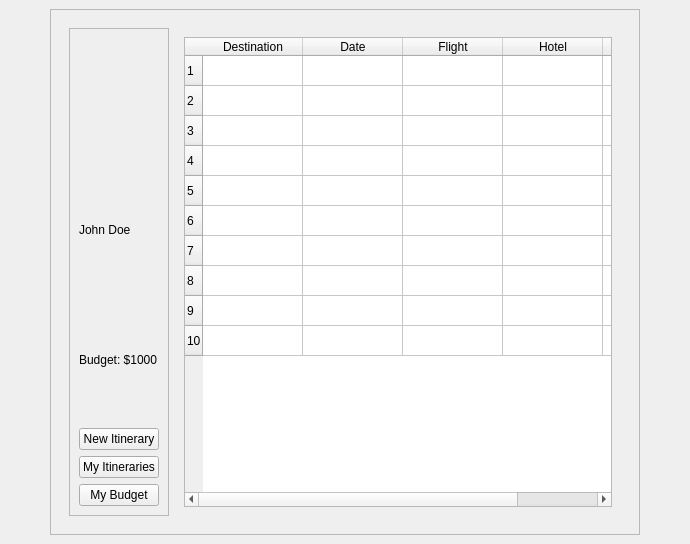
<?xml version="1.0" encoding="UTF-8"?>
<ui version="4.0">
 <class>MainWindow</class>
 <widget class="QMainWindow" name="MainWindow">
  <property name="geometry">
   <rect>
    <x>0</x>
    <y>0</y>
    <width>690</width>
    <height>544</height>
   </rect>
  </property>
  <property name="windowTitle">
   <string>MainWindow</string>
  </property>
  <property name="styleSheet">
   <string notr="true"/>
  </property>
  <widget class="QWidget" name="centralwidget">
   <layout class="QHBoxLayout" name="horizontalLayout">
    <property name="leftMargin">
     <number>50</number>
    </property>
    <property name="rightMargin">
     <number>50</number>
    </property>
    <item>
     <widget class="QFrame" name="frame">
      <property name="mouseTracking">
       <bool>false</bool>
      </property>
      <property name="autoFillBackground">
       <bool>true</bool>
      </property>
      <property name="frameShape">
       <enum>QFrame::StyledPanel</enum>
      </property>
      <property name="frameShadow">
       <enum>QFrame::Raised</enum>
      </property>
      <layout class="QGridLayout" name="gridLayout_3">
       <property name="horizontalSpacing">
        <number>7</number>
       </property>
       <item row="0" column="0">
        <widget class="QStackedWidget" name="stackedWidget">
         <property name="currentIndex">
          <number>4</number>
         </property>
         <widget class="QWidget" name="Home_page">
          <layout class="QHBoxLayout" name="horizontalLayout_5">
           <item>
            <layout class="QHBoxLayout" name="horizontalLayout_4">
             <item>
              <spacer name="horizontalSpacer">
               <property name="orientation">
                <enum>Qt::Horizontal</enum>
               </property>
               <property name="sizeHint" stdset="0">
                <size>
                 <width>40</width>
                 <height>20</height>
                </size>
               </property>
              </spacer>
             </item>
             <item>
              <layout class="QVBoxLayout" name="verticalLayout_2">
               <item>
                <spacer name="verticalSpacer">
                 <property name="orientation">
                  <enum>Qt::Vertical</enum>
                 </property>
                 <property name="sizeHint" stdset="0">
                  <size>
                   <width>20</width>
                   <height>40</height>
                  </size>
                 </property>
                </spacer>
               </item>
               <item>
                <spacer name="verticalSpacer_2">
                 <property name="orientation">
                  <enum>Qt::Vertical</enum>
                 </property>
                 <property name="sizeHint" stdset="0">
                  <size>
                   <width>20</width>
                   <height>40</height>
                  </size>
                 </property>
                </spacer>
               </item>
               <item>
                <spacer name="verticalSpacer_6">
                 <property name="orientation">
                  <enum>Qt::Vertical</enum>
                 </property>
                 <property name="sizeHint" stdset="0">
                  <size>
                   <width>20</width>
                   <height>40</height>
                  </size>
                 </property>
                </spacer>
               </item>
               <item>
                <widget class="QLabel" name="logo">
                 <property name="text">
                  <string/>
                 </property>
                </widget>
               </item>
               <item>
                <spacer name="verticalSpacer_8">
                 <property name="orientation">
                  <enum>Qt::Vertical</enum>
                 </property>
                 <property name="sizeHint" stdset="0">
                  <size>
                   <width>20</width>
                   <height>40</height>
                  </size>
                 </property>
                </spacer>
               </item>
               <item>
                <widget class="QLabel" name="welcome">
                 <property name="font">
                  <font>
                   <family>Segoe UI</family>
                   <pointsize>35</pointsize>
                   <bold>true</bold>
                  </font>
                 </property>
                 <property name="layoutDirection">
                  <enum>Qt::LeftToRight</enum>
                 </property>
                 <property name="autoFillBackground">
                  <bool>false</bool>
                 </property>
                 <property name="styleSheet">
                  <string notr="true"/>
                 </property>
                 <property name="text">
                  <string>Welcome to
Ra7al</string>
                 </property>
                </widget>
               </item>
               <item>
                <spacer name="verticalSpacer_4">
                 <property name="orientation">
                  <enum>Qt::Vertical</enum>
                 </property>
                 <property name="sizeHint" stdset="0">
                  <size>
                   <width>20</width>
                   <height>40</height>
                  </size>
                 </property>
                </spacer>
               </item>
               <item>
                <widget class="QPushButton" name="home_login">
                 <property name="sizePolicy">
                  <sizepolicy hsizetype="Minimum" vsizetype="Fixed">
                   <horstretch>0</horstretch>
                   <verstretch>0</verstretch>
                  </sizepolicy>
                 </property>
                 <property name="minimumSize">
                  <size>
                   <width>0</width>
                   <height>40</height>
                  </size>
                 </property>
                 <property name="styleSheet">
                  <string notr="true"/>
                 </property>
                 <property name="text">
                  <string>Login</string>
                 </property>
                </widget>
               </item>
               <item>
                <widget class="QPushButton" name="home_register">
                 <property name="minimumSize">
                  <size>
                   <width>0</width>
                   <height>40</height>
                  </size>
                 </property>
                 <property name="styleSheet">
                  <string notr="true"/>
                 </property>
                 <property name="text">
                  <string>Register</string>
                 </property>
                </widget>
               </item>
               <item>
                <spacer name="verticalSpacer_9">
                 <property name="orientation">
                  <enum>Qt::Vertical</enum>
                 </property>
                 <property name="sizeHint" stdset="0">
                  <size>
                   <width>20</width>
                   <height>40</height>
                  </size>
                 </property>
                </spacer>
               </item>
               <item>
                <spacer name="verticalSpacer_5">
                 <property name="orientation">
                  <enum>Qt::Vertical</enum>
                 </property>
                 <property name="sizeHint" stdset="0">
                  <size>
                   <width>20</width>
                   <height>40</height>
                  </size>
                 </property>
                </spacer>
               </item>
               <item>
                <spacer name="verticalSpacer_3">
                 <property name="orientation">
                  <enum>Qt::Vertical</enum>
                 </property>
                 <property name="sizeHint" stdset="0">
                  <size>
                   <width>20</width>
                   <height>40</height>
                  </size>
                 </property>
                </spacer>
               </item>
              </layout>
             </item>
             <item>
              <spacer name="horizontalSpacer_2">
               <property name="orientation">
                <enum>Qt::Horizontal</enum>
               </property>
               <property name="sizeHint" stdset="0">
                <size>
                 <width>40</width>
                 <height>20</height>
                </size>
               </property>
              </spacer>
             </item>
            </layout>
           </item>
          </layout>
         </widget>
         <widget class="QWidget" name="Login_page">
          <layout class="QVBoxLayout" name="verticalLayout_4">
           <item>
            <layout class="QGridLayout" name="gridLayout_4">
             <item row="11" column="1" colspan="2">
              <widget class="QLabel" name="Login_msg">
               <property name="styleSheet">
                <string notr="true">opacity: rgba(0, 0, 0, 0.5);</string>
               </property>
               <property name="text">
                <string/>
               </property>
               <property name="textFormat">
                <enum>Qt::AutoText</enum>
               </property>
               <property name="wordWrap">
                <bool>true</bool>
               </property>
              </widget>
             </item>
             <item row="6" column="1">
              <widget class="QLabel" name="Login_Email_Label">
               <property name="font">
                <font>
                 <pointsize>11</pointsize>
                 <bold>false</bold>
                </font>
               </property>
               <property name="text">
                <string>Email</string>
               </property>
              </widget>
             </item>
             <item row="7" column="1" colspan="2">
              <spacer name="verticalSpacer_10">
               <property name="orientation">
                <enum>Qt::Vertical</enum>
               </property>
               <property name="sizeHint" stdset="0">
                <size>
                 <width>20</width>
                 <height>40</height>
                </size>
               </property>
              </spacer>
             </item>
             <item row="4" column="1" colspan="2">
              <widget class="QLabel" name="login_label">
               <property name="font">
                <font>
                 <pointsize>32</pointsize>
                 <bold>true</bold>
                 <stylestrategy>PreferDefault</stylestrategy>
                 <hintingpreference>PreferFullHinting</hintingpreference>
                </font>
               </property>
               <property name="mouseTracking">
                <bool>false</bool>
               </property>
               <property name="text">
                <string>Login</string>
               </property>
              </widget>
             </item>
             <item row="9" column="1" colspan="2">
              <spacer name="verticalSpacer_16">
               <property name="orientation">
                <enum>Qt::Vertical</enum>
               </property>
               <property name="sizeHint" stdset="0">
                <size>
                 <width>20</width>
                 <height>40</height>
                </size>
               </property>
              </spacer>
             </item>
             <item row="1" column="0">
              <widget class="QPushButton" name="back_button_1">
               <property name="maximumSize">
                <size>
                 <width>35</width>
                 <height>35</height>
                </size>
               </property>
               <property name="text">
                <string/>
               </property>
              </widget>
             </item>
             <item row="13" column="1" colspan="2">
              <spacer name="verticalSpacer_11">
               <property name="orientation">
                <enum>Qt::Vertical</enum>
               </property>
               <property name="sizeHint" stdset="0">
                <size>
                 <width>20</width>
                 <height>40</height>
                </size>
               </property>
              </spacer>
             </item>
             <item row="2" column="3" rowspan="12">
              <spacer name="horizontalSpacer_3">
               <property name="orientation">
                <enum>Qt::Horizontal</enum>
               </property>
               <property name="sizeHint" stdset="0">
                <size>
                 <width>40</width>
                 <height>20</height>
                </size>
               </property>
              </spacer>
             </item>
             <item row="5" column="1" colspan="2">
              <spacer name="verticalSpacer_15">
               <property name="orientation">
                <enum>Qt::Vertical</enum>
               </property>
               <property name="sizeHint" stdset="0">
                <size>
                 <width>20</width>
                 <height>40</height>
                </size>
               </property>
              </spacer>
             </item>
             <item row="8" column="1">
              <widget class="QLabel" name="Login_Password_Label">
               <property name="font">
                <font>
                 <pointsize>11</pointsize>
                 <bold>false</bold>
                </font>
               </property>
               <property name="text">
                <string>Password</string>
               </property>
              </widget>
             </item>
             <item row="12" column="1" colspan="2">
              <spacer name="verticalSpacer_17">
               <property name="orientation">
                <enum>Qt::Vertical</enum>
               </property>
               <property name="sizeHint" stdset="0">
                <size>
                 <width>20</width>
                 <height>40</height>
                </size>
               </property>
              </spacer>
             </item>
             <item row="6" column="2">
              <widget class="QLineEdit" name="email">
               <property name="minimumSize">
                <size>
                 <width>200</width>
                 <height>40</height>
                </size>
               </property>
               <property name="placeholderText">
                <string>example@gmail.com</string>
               </property>
              </widget>
             </item>
             <item row="10" column="1" colspan="2">
              <widget class="QWidget" name="widget" native="true">
               <layout class="QHBoxLayout" name="horizontalLayout_9">
                <item>
                 <spacer name="horizontalSpacer_5">
                  <property name="orientation">
                   <enum>Qt::Horizontal</enum>
                  </property>
                  <property name="sizeHint" stdset="0">
                   <size>
                    <width>40</width>
                    <height>20</height>
                   </size>
                  </property>
                 </spacer>
                </item>
                <item>
                 <widget class="QPushButton" name="Login_Button">
                  <property name="minimumSize">
                   <size>
                    <width>0</width>
                    <height>40</height>
                   </size>
                  </property>
                  <property name="maximumSize">
                   <size>
                    <width>100</width>
                    <height>16777215</height>
                   </size>
                  </property>
                  <property name="font">
                   <font>
                    <pointsize>11</pointsize>
                   </font>
                  </property>
                  <property name="text">
                   <string>Login</string>
                  </property>
                 </widget>
                </item>
                <item>
                 <spacer name="horizontalSpacer_6">
                  <property name="orientation">
                   <enum>Qt::Horizontal</enum>
                  </property>
                  <property name="sizeHint" stdset="0">
                   <size>
                    <width>40</width>
                    <height>20</height>
                   </size>
                  </property>
                 </spacer>
                </item>
               </layout>
              </widget>
             </item>
             <item row="2" column="0" rowspan="12">
              <spacer name="horizontalSpacer_4">
               <property name="orientation">
                <enum>Qt::Horizontal</enum>
               </property>
               <property name="sizeHint" stdset="0">
                <size>
                 <width>40</width>
                 <height>20</height>
                </size>
               </property>
              </spacer>
             </item>
             <item row="2" column="1" colspan="2">
              <spacer name="verticalSpacer_14">
               <property name="orientation">
                <enum>Qt::Vertical</enum>
               </property>
               <property name="sizeHint" stdset="0">
                <size>
                 <width>20</width>
                 <height>40</height>
                </size>
               </property>
              </spacer>
             </item>
             <item row="3" column="1" colspan="2">
              <spacer name="verticalSpacer_13">
               <property name="orientation">
                <enum>Qt::Vertical</enum>
               </property>
               <property name="sizeHint" stdset="0">
                <size>
                 <width>20</width>
                 <height>40</height>
                </size>
               </property>
              </spacer>
             </item>
             <item row="1" column="1" colspan="2">
              <spacer name="verticalSpacer_12">
               <property name="orientation">
                <enum>Qt::Vertical</enum>
               </property>
               <property name="sizeHint" stdset="0">
                <size>
                 <width>20</width>
                 <height>40</height>
                </size>
               </property>
              </spacer>
             </item>
             <item row="8" column="2">
              <widget class="QLineEdit" name="password">
               <property name="minimumSize">
                <size>
                 <width>0</width>
                 <height>40</height>
                </size>
               </property>
               <property name="echoMode">
                <enum>QLineEdit::Password</enum>
               </property>
               <property name="placeholderText">
                <string>Password</string>
               </property>
              </widget>
             </item>
            </layout>
           </item>
          </layout>
         </widget>
         <widget class="QWidget" name="Register_Page">
          <layout class="QGridLayout" name="gridLayout">
           <item row="0" column="1">
            <layout class="QGridLayout" name="gridLayout_5">
             <item row="12" column="1" colspan="2">
              <widget class="QWidget" name="widget_2" native="true">
               <layout class="QHBoxLayout" name="horizontalLayout_10">
                <item>
                 <spacer name="horizontalSpacer_10">
                  <property name="orientation">
                   <enum>Qt::Horizontal</enum>
                  </property>
                  <property name="sizeHint" stdset="0">
                   <size>
                    <width>40</width>
                    <height>20</height>
                   </size>
                  </property>
                 </spacer>
                </item>
                <item>
                 <widget class="QPushButton" name="Register_Button">
                  <property name="minimumSize">
                   <size>
                    <width>0</width>
                    <height>40</height>
                   </size>
                  </property>
                  <property name="maximumSize">
                   <size>
                    <width>100</width>
                    <height>16777215</height>
                   </size>
                  </property>
                  <property name="font">
                   <font>
                    <pointsize>11</pointsize>
                   </font>
                  </property>
                  <property name="text">
                   <string>Register</string>
                  </property>
                 </widget>
                </item>
                <item>
                 <spacer name="horizontalSpacer_11">
                  <property name="orientation">
                   <enum>Qt::Horizontal</enum>
                  </property>
                  <property name="sizeHint" stdset="0">
                   <size>
                    <width>40</width>
                    <height>20</height>
                   </size>
                  </property>
                 </spacer>
                </item>
               </layout>
              </widget>
             </item>
             <item row="1" column="1" colspan="2">
              <spacer name="verticalSpacer_25">
               <property name="orientation">
                <enum>Qt::Vertical</enum>
               </property>
               <property name="sizeHint" stdset="0">
                <size>
                 <width>20</width>
                 <height>40</height>
                </size>
               </property>
              </spacer>
             </item>
             <item row="9" column="1" colspan="2">
              <spacer name="verticalSpacer_18">
               <property name="orientation">
                <enum>Qt::Vertical</enum>
               </property>
               <property name="sizeHint" stdset="0">
                <size>
                 <width>20</width>
                 <height>40</height>
                </size>
               </property>
              </spacer>
             </item>
             <item row="6" column="2">
              <widget class="QLineEdit" name="Name_Field">
               <property name="minimumSize">
                <size>
                 <width>200</width>
                 <height>40</height>
                </size>
               </property>
               <property name="text">
                <string/>
               </property>
               <property name="placeholderText">
                <string>Name</string>
               </property>
              </widget>
             </item>
             <item row="6" column="1">
              <widget class="QLabel" name="Name_Label">
               <property name="font">
                <font>
                 <pointsize>11</pointsize>
                </font>
               </property>
               <property name="text">
                <string>Name</string>
               </property>
              </widget>
             </item>
             <item row="1" column="0">
              <widget class="QPushButton" name="back_button_2">
               <property name="maximumSize">
                <size>
                 <width>35</width>
                 <height>35</height>
                </size>
               </property>
               <property name="text">
                <string/>
               </property>
              </widget>
             </item>
             <item row="8" column="1">
              <widget class="QLabel" name="Register_Email_Label">
               <property name="font">
                <font>
                 <pointsize>11</pointsize>
                 <bold>false</bold>
                </font>
               </property>
               <property name="text">
                <string>Email</string>
               </property>
              </widget>
             </item>
             <item row="13" column="1" colspan="2">
              <widget class="QLabel" name="Register_Error_Label">
               <property name="styleSheet">
                <string notr="true">opacity: rgba(0, 0, 0, 0.5);</string>
               </property>
               <property name="text">
                <string/>
               </property>
               <property name="textFormat">
                <enum>Qt::AutoText</enum>
               </property>
               <property name="wordWrap">
                <bool>true</bool>
               </property>
              </widget>
             </item>
             <item row="10" column="1">
              <widget class="QLabel" name="Register_Password_Label">
               <property name="font">
                <font>
                 <pointsize>11</pointsize>
                 <bold>false</bold>
                </font>
               </property>
               <property name="text">
                <string>Password</string>
               </property>
              </widget>
             </item>
             <item row="2" column="0" rowspan="14">
              <spacer name="horizontalSpacer_12">
               <property name="orientation">
                <enum>Qt::Horizontal</enum>
               </property>
               <property name="sizeHint" stdset="0">
                <size>
                 <width>40</width>
                 <height>20</height>
                </size>
               </property>
              </spacer>
             </item>
             <item row="3" column="1" colspan="2">
              <spacer name="verticalSpacer_24">
               <property name="orientation">
                <enum>Qt::Vertical</enum>
               </property>
               <property name="sizeHint" stdset="0">
                <size>
                 <width>20</width>
                 <height>40</height>
                </size>
               </property>
              </spacer>
             </item>
             <item row="8" column="2">
              <widget class="QLineEdit" name="Register_Email_Field">
               <property name="minimumSize">
                <size>
                 <width>200</width>
                 <height>40</height>
                </size>
               </property>
               <property name="placeholderText">
                <string>example@gmail.com</string>
               </property>
              </widget>
             </item>
             <item row="2" column="3" rowspan="14">
              <spacer name="horizontalSpacer_9">
               <property name="orientation">
                <enum>Qt::Horizontal</enum>
               </property>
               <property name="sizeHint" stdset="0">
                <size>
                 <width>40</width>
                 <height>20</height>
                </size>
               </property>
              </spacer>
             </item>
             <item row="10" column="2">
              <widget class="QLineEdit" name="Register_Password_Field">
               <property name="minimumSize">
                <size>
                 <width>0</width>
                 <height>40</height>
                </size>
               </property>
               <property name="echoMode">
                <enum>QLineEdit::Password</enum>
               </property>
               <property name="placeholderText">
                <string>Password</string>
               </property>
              </widget>
             </item>
             <item row="4" column="1" colspan="2">
              <widget class="QLabel" name="register_label">
               <property name="font">
                <font>
                 <pointsize>32</pointsize>
                 <bold>true</bold>
                 <stylestrategy>PreferDefault</stylestrategy>
                 <hintingpreference>PreferFullHinting</hintingpreference>
                </font>
               </property>
               <property name="mouseTracking">
                <bool>false</bool>
               </property>
               <property name="text">
                <string>Register</string>
               </property>
              </widget>
             </item>
             <item row="2" column="1" colspan="2">
              <spacer name="verticalSpacer_23">
               <property name="orientation">
                <enum>Qt::Vertical</enum>
               </property>
               <property name="sizeHint" stdset="0">
                <size>
                 <width>20</width>
                 <height>40</height>
                </size>
               </property>
              </spacer>
             </item>
             <item row="11" column="1" colspan="2">
              <spacer name="verticalSpacer_19">
               <property name="orientation">
                <enum>Qt::Vertical</enum>
               </property>
               <property name="sizeHint" stdset="0">
                <size>
                 <width>20</width>
                 <height>40</height>
                </size>
               </property>
              </spacer>
             </item>
             <item row="7" column="1" colspan="2">
              <spacer name="verticalSpacer_21">
               <property name="orientation">
                <enum>Qt::Vertical</enum>
               </property>
               <property name="sizeHint" stdset="0">
                <size>
                 <width>20</width>
                 <height>40</height>
                </size>
               </property>
              </spacer>
             </item>
             <item row="15" column="1" colspan="2">
              <spacer name="verticalSpacer_20">
               <property name="orientation">
                <enum>Qt::Vertical</enum>
               </property>
               <property name="sizeHint" stdset="0">
                <size>
                 <width>20</width>
                 <height>40</height>
                </size>
               </property>
              </spacer>
             </item>
             <item row="14" column="1" colspan="2">
              <spacer name="verticalSpacer_22">
               <property name="orientation">
                <enum>Qt::Vertical</enum>
               </property>
               <property name="sizeHint" stdset="0">
                <size>
                 <width>20</width>
                 <height>40</height>
                </size>
               </property>
              </spacer>
             </item>
             <item row="5" column="1" colspan="2">
              <spacer name="verticalSpacer_26">
               <property name="orientation">
                <enum>Qt::Vertical</enum>
               </property>
               <property name="sizeHint" stdset="0">
                <size>
                 <width>20</width>
                 <height>40</height>
                </size>
               </property>
              </spacer>
             </item>
            </layout>
           </item>
          </layout>
         </widget>
         <widget class="QWidget" name="MainWindow">
          <layout class="QHBoxLayout" name="mainHorizontalLayout">
           <item>
            <widget class="QFrame" name="sidebarFrame">
             <property name="frameShape">
              <enum>QFrame::StyledPanel</enum>
             </property>
             <layout class="QVBoxLayout" name="sidebarLayout">
              <item>
               <widget class="QLabel" name="profilePicture">
                <property name="pixmap">
                 <pixmap>path/to/profile/picture.png</pixmap>
                </property>
                <property name="scaledContents">
                 <bool>true</bool>
                </property>
               </widget>
              </item>
              <item>
               <widget class="QLabel" name="labelUserName">
                <property name="text">
                 <string>John Doe</string>
                </property>
               </widget>
              </item>
              <item>
               <widget class="QLabel" name="labelUserBudget">
                <property name="text">
                 <string>Budget: $1000</string>
                </property>
               </widget>
              </item>
              <item>
               <widget class="QPushButton" name="buttonNewItinerary">
                <property name="text">
                 <string>New Itinerary</string>
                </property>
               </widget>
              </item>
              <item>
               <widget class="QPushButton" name="buttonMyItineraries">
                <property name="text">
                 <string>My Itineraries</string>
                </property>
               </widget>
              </item>
              <item>
               <widget class="QPushButton" name="buttonMyBudget">
                <property name="text">
                 <string>My Budget</string>
                </property>
               </widget>
              </item>
             </layout>
            </widget>
           </item>
           <item>
            <widget class="QStackedWidget" name="contentStackedWidget">
             <property name="currentIndex">
              <number>0</number>
             </property>
             <widget class="QWidget" name="DashboardPage">
              <layout class="QVBoxLayout" name="verticalLayoutDashboard">
               <item>
                <widget class="QLabel" name="dashboardGreeting">
                 <property name="font">
                  <font>
                   <pointsize>16</pointsize>
                   <bold>true</bold>
                  </font>
                 </property>
                 <property name="text">
                  <string>Welcome back, John Doe!</string>
                 </property>
                </widget>
               </item>
               <item>
                <widget class="QLabel" name="dashboardInfo">
                 <property name="text">
                  <string>Here's a quick overview of your account.</string>
                 </property>
                </widget>
               </item>
              </layout>
             </widget>
             <widget class="QWidget" name="NewItineraryPage">
              <layout class="QFormLayout" name="formLayoutNewItinerary"/>
             </widget>
             <widget class="QWidget" name="MyItinerariesPage">
              <layout class="QVBoxLayout" name="verticalLayoutItineraries">
               <item>
                <widget class="QTableWidget" name="tableWidgetItineraries">
                 <property name="rowCount">
                  <number>10</number>
                 </property>
                 <property name="columnCount">
                  <number>5</number>
                 </property>
                 <row/>
                 <row/>
                 <row/>
                 <row/>
                 <row/>
                 <row/>
                 <row/>
                 <row/>
                 <row/>
                 <row/>
                 <column/>
                 <column/>
                 <column/>
                 <column/>
                 <column/>
                </widget>
               </item>
              </layout>
             </widget>
             <widget class="QWidget" name="MyBudgetPage">
              <layout class="QFormLayout" name="formLayoutBudget">
               <item row="0" column="0">
                <widget class="QLabel" name="labelTotalBudget">
                 <property name="text">
                  <string>Total Budget:</string>
                 </property>
                </widget>
               </item>
               <item row="0" column="1">
                <widget class="QLabel" name="labelBudgetAmount">
                 <property name="text">
                  <string>$1000</string>
                 </property>
                </widget>
               </item>
               <item row="1" column="0" colspan="2">
                <widget class="QTableWidget" name="tableWidgetBudgetCategories">
                 <property name="rowCount">
                  <number>5</number>
                 </property>
                 <property name="columnCount">
                  <number>2</number>
                 </property>
                 <row/>
                 <row/>
                 <row/>
                 <row/>
                 <row/>
                 <column/>
                 <column/>
                </widget>
               </item>
               <item row="2" column="0" colspan="2">
                <widget class="QPushButton" name="buttonCustomizeBudget">
                 <property name="text">
                  <string>Customize Budget</string>
                 </property>
                </widget>
               </item>
              </layout>
             </widget>
            </widget>
           </item>
          </layout>
         </widget>
         <widget class="QWidget" name="MainWindow">
          <layout class="QHBoxLayout" name="mainHorizontalLayout">
           <item>
            <widget class="QFrame" name="sidebarFrame">
             <property name="frameShape">
              <enum>QFrame::StyledPanel</enum>
             </property>
             <layout class="QVBoxLayout" name="sidebarLayout">
              <item>
               <widget class="QLabel" name="profilePicture">
                <property name="pixmap">
                 <pixmap>path/to/profile/picture.png</pixmap>
                </property>
                <property name="scaledContents">
                 <bool>true</bool>
                </property>
               </widget>
              </item>
              <item>
               <widget class="QLabel" name="labelUserName">
                <property name="text">
                 <string>John Doe</string>
                </property>
               </widget>
              </item>
              <item>
               <widget class="QLabel" name="labelUserBudget">
                <property name="text">
                 <string>Budget: $1000</string>
                </property>
               </widget>
              </item>
              <item>
               <widget class="QPushButton" name="buttonNewItinerary">
                <property name="text">
                 <string>New Itinerary</string>
                </property>
               </widget>
              </item>
              <item>
               <widget class="QPushButton" name="buttonMyItineraries">
                <property name="text">
                 <string>My Itineraries</string>
                </property>
               </widget>
              </item>
              <item>
               <widget class="QPushButton" name="buttonMyBudget">
                <property name="text">
                 <string>My Budget</string>
                </property>
               </widget>
              </item>
             </layout>
            </widget>
           </item>
           <item>
            <widget class="QStackedWidget" name="contentStackedWidget">
             <property name="currentIndex">
              <number>2</number>
             </property>
             <widget class="QWidget" name="DashboardPage">
              <layout class="QVBoxLayout" name="verticalLayoutDashboard">
               <item>
                <widget class="QLabel" name="labelDashboardInfo">
                 <property name="text">
                  <string>Welcome, John! Here's your quick info:</string>
                 </property>
                </widget>
               </item>
               <item>
                <widget class="QLabel" name="labelMoreInfo">
                 <property name="text">
                  <string>More detailed user-specific information can be shown here.</string>
                 </property>
                </widget>
               </item>
              </layout>
             </widget>
             <widget class="QWidget" name="NewItineraryPage">
              <layout class="QFormLayout" name="formLayoutNewItinerary">
               <item row="0" column="0">
                <widget class="QLabel" name="labelDestination">
                 <property name="text">
                  <string>Destination:</string>
                 </property>
                </widget>
               </item>
               <item row="0" column="1">
                <widget class="QComboBox" name="comboBoxDestination"/>
               </item>
               <item row="1" column="0">
                <widget class="QLabel" name="labelDate">
                 <property name="text">
                  <string>Date:</string>
                 </property>
                </widget>
               </item>
               <item row="1" column="1">
                <widget class="QDateEdit" name="dateEditDate"/>
               </item>
               <item row="2" column="0">
                <widget class="QLabel" name="labelFlight">
                 <property name="text">
                  <string>Flight:</string>
                 </property>
                </widget>
               </item>
               <item row="2" column="1">
                <widget class="QComboBox" name="comboBoxFlight"/>
               </item>
               <item row="3" column="0">
                <widget class="QLabel" name="labelHotel">
                 <property name="text">
                  <string>Hotel:</string>
                 </property>
                </widget>
               </item>
               <item row="3" column="1">
                <widget class="QComboBox" name="comboBoxHotel"/>
               </item>
               <item row="4" column="0">
                <widget class="QLabel" name="labelActivities">
                 <property name="text">
                  <string>Activities:</string>
                 </property>
                </widget>
               </item>
               <item row="4" column="1">
                <widget class="QListWidget" name="listWidgetActivities">
                 <property name="selectionMode">
                  <enum>QAbstractItemView::MultiSelection</enum>
                 </property>
                </widget>
               </item>
              </layout>
             </widget>
             <widget class="QWidget" name="MyItinerariesPage">
              <layout class="QVBoxLayout" name="verticalLayoutItineraries">
               <item>
                <widget class="QTableWidget" name="tableWidgetItineraries">
                 <property name="rowCount">
                  <number>10</number>
                 </property>
                 <property name="columnCount">
                  <number>5</number>
                 </property>
                 <row/>
                 <row/>
                 <row/>
                 <row/>
                 <row/>
                 <row/>
                 <row/>
                 <row/>
                 <row/>
                 <row/>
                 <column>
                  <property name="text">
                   <string>Destination</string>
                  </property>
                 </column>
                 <column>
                  <property name="text">
                   <string>Date</string>
                  </property>
                 </column>
                 <column>
                  <property name="text">
                   <string>Flight</string>
                  </property>
                 </column>
                 <column>
                  <property name="text">
                   <string>Hotel</string>
                  </property>
                 </column>
                 <column>
                  <property name="text">
                   <string>Activities</string>
                  </property>
                 </column>
                </widget>
               </item>
              </layout>
             </widget>
             <widget class="QWidget" name="MyBudgetPage">
              <layout class="QFormLayout" name="formLayoutBudget">
               <item row="0" column="0">
                <widget class="QLabel" name="labelTotalBudget">
                 <property name="text">
                  <string>Total Budget:</string>
                 </property>
                </widget>
               </item>
               <item row="0" column="1">
                <widget class="QLabel" name="labelBudgetAmount">
                 <property name="text">
                  <string>$1000</string>
                 </property>
                </widget>
               </item>
               <item row="1" column="0" colspan="2">
                <widget class="QTableWidget" name="tableWidgetBudgetCategories">
                 <property name="rowCount">
                  <number>5</number>
                 </property>
                 <property name="columnCount">
                  <number>2</number>
                 </property>
                 <row/>
                 <row/>
                 <row/>
                 <row/>
                 <row/>
                 <column/>
                 <column/>
                </widget>
               </item>
               <item row="2" column="0" colspan="2">
                <widget class="QPushButton" name="buttonCustomizeBudget">
                 <property name="text">
                  <string>Customize Budget</string>
                 </property>
                </widget>
               </item>
              </layout>
             </widget>
            </widget>
           </item>
          </layout>
         </widget>
        </widget>
       </item>
      </layout>
     </widget>
    </item>
   </layout>
  </widget>
 </widget>
 <resources/>
 <connections/>
</ui>
